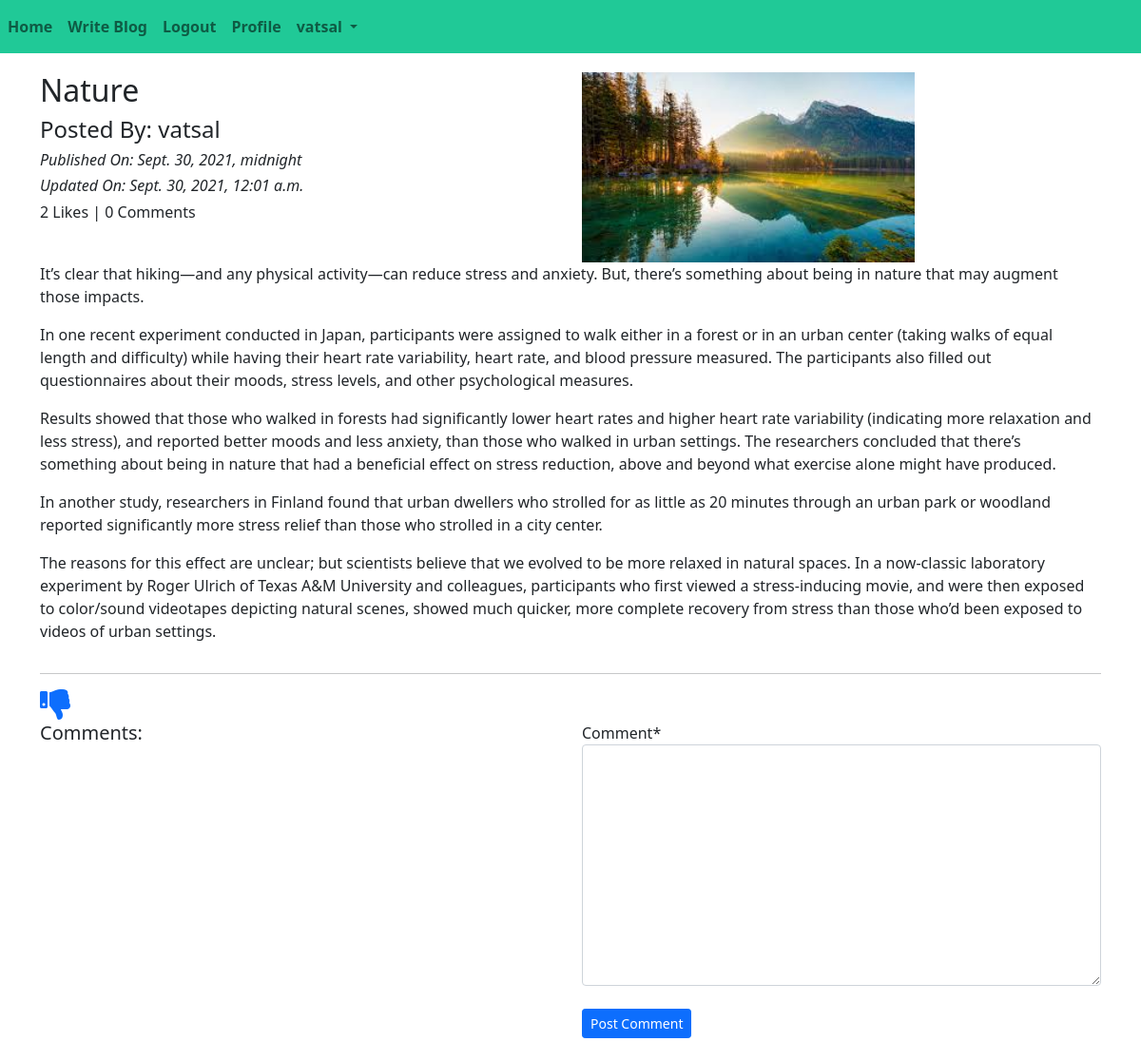
The app's page /blog/details/Nature-e78e2573-af45-4edf-86e3-59c6d6c84c34 (signed in) with its own data.
### App_Blog/models.py (models this page shows, shortened)
class Blog(models.Model):
    author = models.ForeignKey(User,on_delete=models.CASCADE,related_name = 'post_author')
    blog_title = models.CharField(max_length=300,verbose_name='Put a Title')
    slug = models.SlugField(max_length=300,unique=True)
    blog_content = models.TextField(verbose_name="What's in your mind?")
    blog_image = models.ImageField(upload_to='blog_images',verbose_name='Blog Image')
    publish_date = models.DateTimeField(auto_now_add=True)
    update_date = models.DateTimeField(auto_now=True)
    class Meta:
        ordering = ['-publish_date']

### App_Blog/views.py (the view, shortened to what this page needs)
# urls.py: path('details/<slug:slug>',views.blog_details,name = 'blog_details'),
def blog_details(request,slug):
    blog = Blog.objects.get(slug=slug)
    comment_form = CommentForm()
    already_liked = Likes.objects.filter(blog = blog,user = request.user)
    if already_liked:
        liked = True
    else:
        liked = False
    return render(request, 'App_Blog/blog_details.html',context = {'blog':blog,'comment_form':comment_form,'liked':liked})

### App_Blog/forms.py
class CommentForm(forms.ModelForm):
    class Meta:
        model = Comment
        fields = ('comment',)

### templates/App_Blog/blog_details.html (shortened to what this page needs)
{% extends 'base.html' %}
{% load crispy_forms_tags %}
{% block body %}
<div class ="row">
    <div class="col-sm-6">
        <h2>{{ blog.blog_title }}</h2>
        <h4>Posted By: {{ blog.author }}</h4>
        <i><h6>Published On: {{ blog.publish_date}}</h6></i>
        <i><h6>Updated On: {{ blog.update_date}}</h6></i>
        <h6>{{ blog.liked_blog.count }} Likes | {{ blog.blog_comment.count }} Comments</h6>
    </div>
    <div class ="col-sm-6">
        <img src="/media/{{blog.blog_image}}" width="350px" height="200px">
    </div>
    {{ blog.blog_content|linebreaks }}
</div>
<hr>
{% if not liked %}
<a href="{% url 'App_Blog:liked_post' pk=blog.pk %}">
<i class="fas fa-thumbs-up fa-2x"></i>
</a>
{% else %}
<a href="{% url 'App_Blog:unliked_post' pk=blog.pk %}">
<i class="fas fa-thumbs-down fa-2x"></i>
</a>
{% endif %}
<div class="row">
    <div class="col-sm-6">
        <h5>Comments: </h5>
    </div>
    <div class="col-sm-6">
        <form method="post">
            {{ comment_form|crispy}}
            <br>
            <button type="submit" class="btn btn-primary btn-sm">Post Comment</button>
        </form>
        <br>
    </div>
</div>
{% endblock %}

### templates/base.html (shortened to what this page needs)
<!doctype html>
<html lang="en">
<head>
    <link href="https://cdn.jsdelivr.net/npm/bootstrap@5.1.1/dist/css/bootstrap.min.css" rel="stylesheet"
>
    <link rel="stylesheet" href="https://pro.fontawesome.com/releases/v5.10.0/css/all.css"/>
</head>
<body>
    <nav class ="navbar navbar-expand-lg  navbar-light " style="background-color: #20c997;">
        <ul class = "navbar-nav">
            <li class="nav-item active">
                <a class = "nav-link" href="{% url 'index' %}"><strong>Home</strong></a>
            </li>
            {% if user.is_authenticated %}
            <li class="nav-item active">
                <a class = "nav-link" href="{% url 'App_Blog:create_blog' %}"><strong>Write Blog</strong></a>
            </li>
            <li class="nav-item active">
                <a class = "nav-link" href="{% url 'App_Login:logout' %}"><strong>Logout</strong></a>
            </li>
            <li class="nav-item active">
                <a class = "nav-link" href="{% url 'App_Login:profile' %}"><strong>Profile</strong></a>
            </li>
            {% endif %}
            {% if user.is_authenticated %}
            <li class="nav-item dropdown">
                <a class="nav-link dropdown-toggle" href="#" id="navbarDropdown" role="button"
                   data-bs-toggle="dropdown" aria-expanded="false">
                    <strong>{{ user.username }}</strong>
                </a>
            </li>
            {% endif %}
        </ul>
    </nav>
    <div class = 'container' style="padding-top:20px">
        {% block body %}
        {% endblock %}
    </div>
</body>
</html>

### records on screen
Blog: blog_title "Nature", author "vatsal", publish_date "Sept. 30, 2021, midnight", update_date "Sept. 30, 2021, 12:01 a.m.", liked_blog.count "2", blog_comment.count "0", blog_image (picture), blog_content "It’s clear that hiking—and any physical activity—can reduce stress and anxiety. But, there’s something about being in nature that may augment those impacts. In one recent experiment conducted in Japan, participants were assigned to walk either in a forest or in an urban center (taking walks of equal length and difficulty) while having their heart rate variability, heart rate, and blood pressure measured. The participants also filled out questionnaires about their moods, stress levels, and other psychological measures. Results showed that those who walked in forests had significantly lower heart rates and higher heart rate variability (indicating more relaxation and less stress), and…"

### other values on screen
{{ user.username }} "vatsal"
